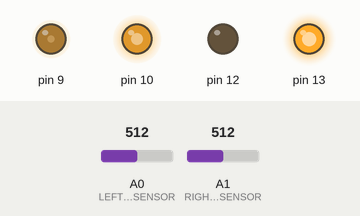
Bench run of a sketch on a simulated Arduino Uno, built with avr-gcc and run on an emulated ATmega328P. Parts: output pins drawn as LEDs (lit = HIGH). The test bench sets the inputs (shaded band); at power-on: A1 (RIGHT_PHOTOSENSOR) = 512, A0 (LEFT_PHOTOSENSOR) = 512.

Above: at 1.2 s.
1.3 s: A1 (RIGHT_PHOTOSENSOR) set to 526
At 2.5 s:
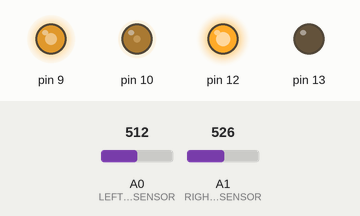
2.8 s: A1 (RIGHT_PHOTOSENSOR) set to 511
At 3.9 s:
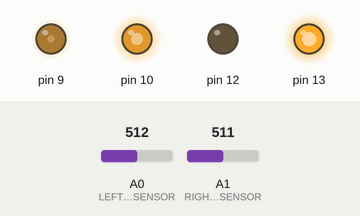
4.3 s: A1 (RIGHT_PHOTOSENSOR) set to 716
At 5.2 s:
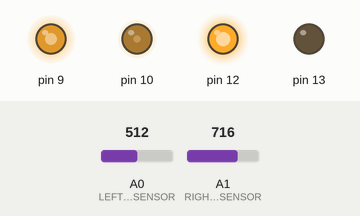
Timing chart, 0 to 7.3 s (numbered marks = the images above; inputs shaded):
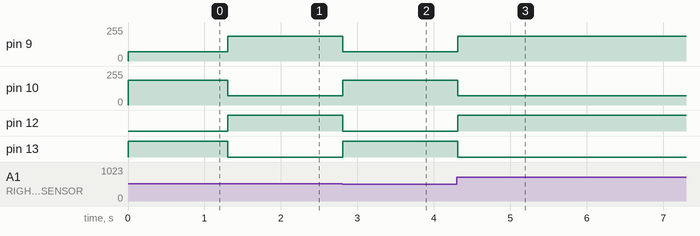

Measured:
- the behaviour switches between 512 and 513 on A1 (RIGHT_PHOTOSENSOR) (found by bisection; images 0 and 1)
- after the input at 1.3 s, pin 9: 70/255 → 185/255 at once; pin 10: 185/255 → 70/255 at once; pin 12: LOW → HIGH at once; pin 13: HIGH → LOW at once
- after the input at 2.8 s, pin 9: 185/255 → 70/255 at once; pin 10: 70/255 → 185/255 at once; pin 12: HIGH → LOW at once; pin 13: LOW → HIGH at once
- after the input at 4.3 s, pin 9: 70/255 → 185/255 at once; pin 10: 185/255 → 70/255 at once; pin 12: LOW → HIGH at once; pin 13: HIGH → LOW at once

The sketch:

step_04_functions_and_structs_separate_files.ino
```cpp
#include "motor.h"

// create motor structure instances
struct Motor motor1 = { MOTOR1DIR, MOTOR1STEP };
struct Motor motor2 = { MOTOR2DIR, MOTOR2STEP };


void setup() {
    // slow PWM frequency down
    TCCR2B = TCCR2B & 0b1111100 | 0x02;

    motor_setup(motor1);
    motor_setup(motor2);
}

void loop() {
    // create variables to hold the values for the sensors
    uint16_t leftSensor, rightSensor;
    leftSensor = (uint16_t) analogRead(LEFT_PHOTOSENSOR);
    rightSensor = (uint16_t) analogRead(RIGHT_PHOTOSENSOR);
    if (rightSensor > leftSensor) {
        motor_forward(motor1, 30);
        motor_reverse(motor2, 30);
    } else {
        motor_reverse(motor1, 30);
        motor_forward(motor2, 30);
    }
    delay(100);
}
```

motor.cpp
```cpp
#include "motor.h"

// motor control functions
void motor_setup(struct Motor motor)
{
    // here we configure pins for motor operation
    pinMode(motor.dir_pin, OUTPUT);
    pinMode(motor.step_pin,OUTPUT);
}

void motor_reverse(struct Motor motor, uint8_t speed)
{
    if (speed > 100) {
        return;
    }

    digitalWrite(motor.dir_pin, REVDIR);
    analogWrite(motor.step_pin, REVBASE + speed);
}

void motor_forward(struct Motor motor, uint8_t speed)
{
    if (speed > 100) {
        return;
    }

    digitalWrite(motor.dir_pin, FWDDIR);
    analogWrite(motor.step_pin, FWDBASE - speed);
}
```

motor.h
```cpp
#ifndef _motor_h_
#define _motor_h_

#include <stdint.h>

#include "Arduino.h"

// define some constants for motor direction and speed
#define FWDDIR 1
#define REVDIR 0
#define FWDBASE 215
#define REVBASE 40

// define some constants to represent pins
#define MOTOR1DIR 12
#define MOTOR1STEP 9 //PWM
#define MOTOR2DIR 13
#define MOTOR2STEP 10 //PWM

#define LEFT_PHOTOSENSOR A0
#define RIGHT_PHOTOSENSOR A1

// declare a structure to hold motor pin values
struct Motor {
    uint8_t dir_pin;
    uint8_t step_pin;
};

void motor_setup(struct Motor motor);
void motor_reverse(struct Motor motor, uint8_t speed);
void motor_forward(struct Motor motor, uint8_t speed);

#endif
```
